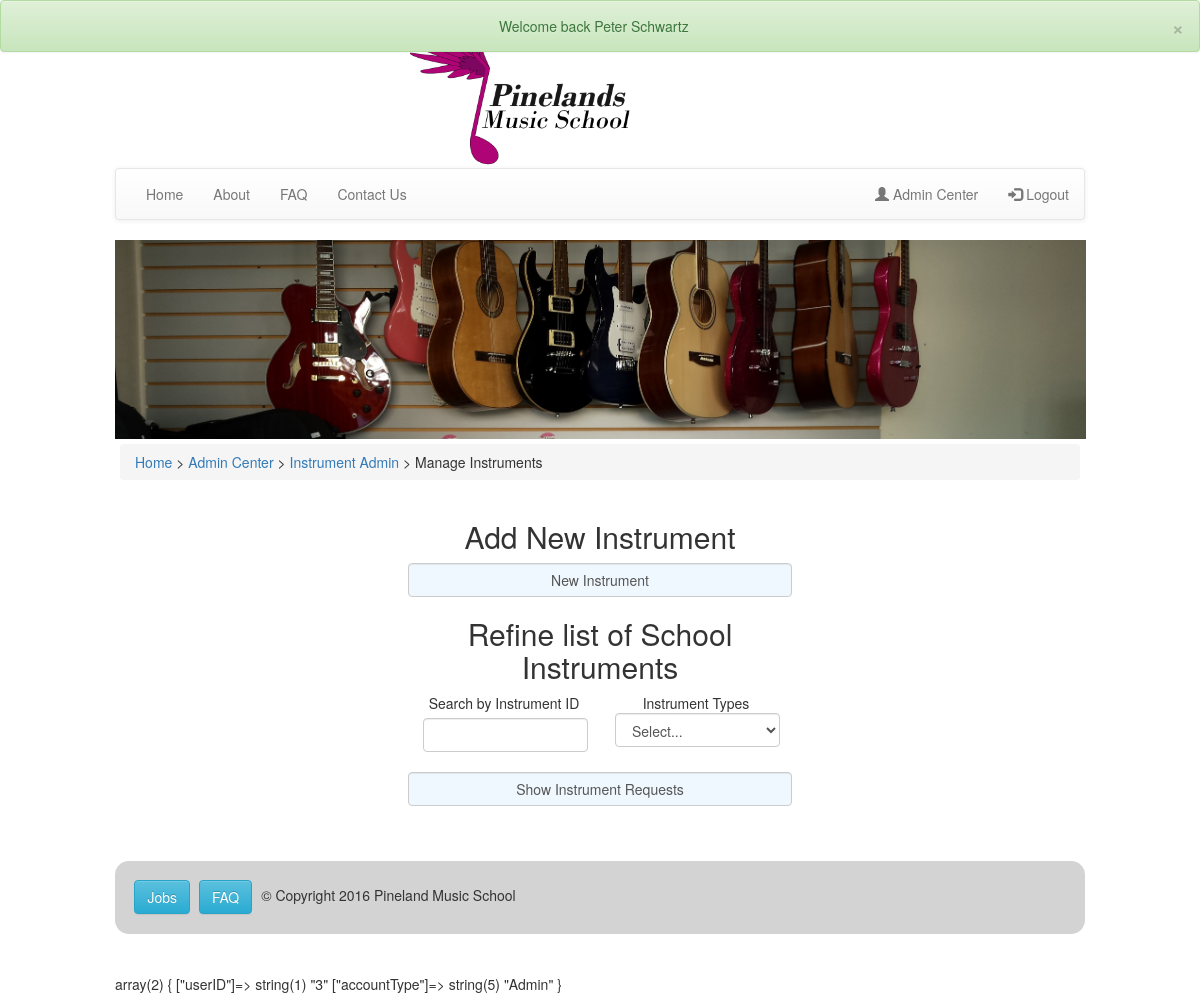
Page /pages/adminInstruments/adminInstruments.php (signed in) on the earlier database version.
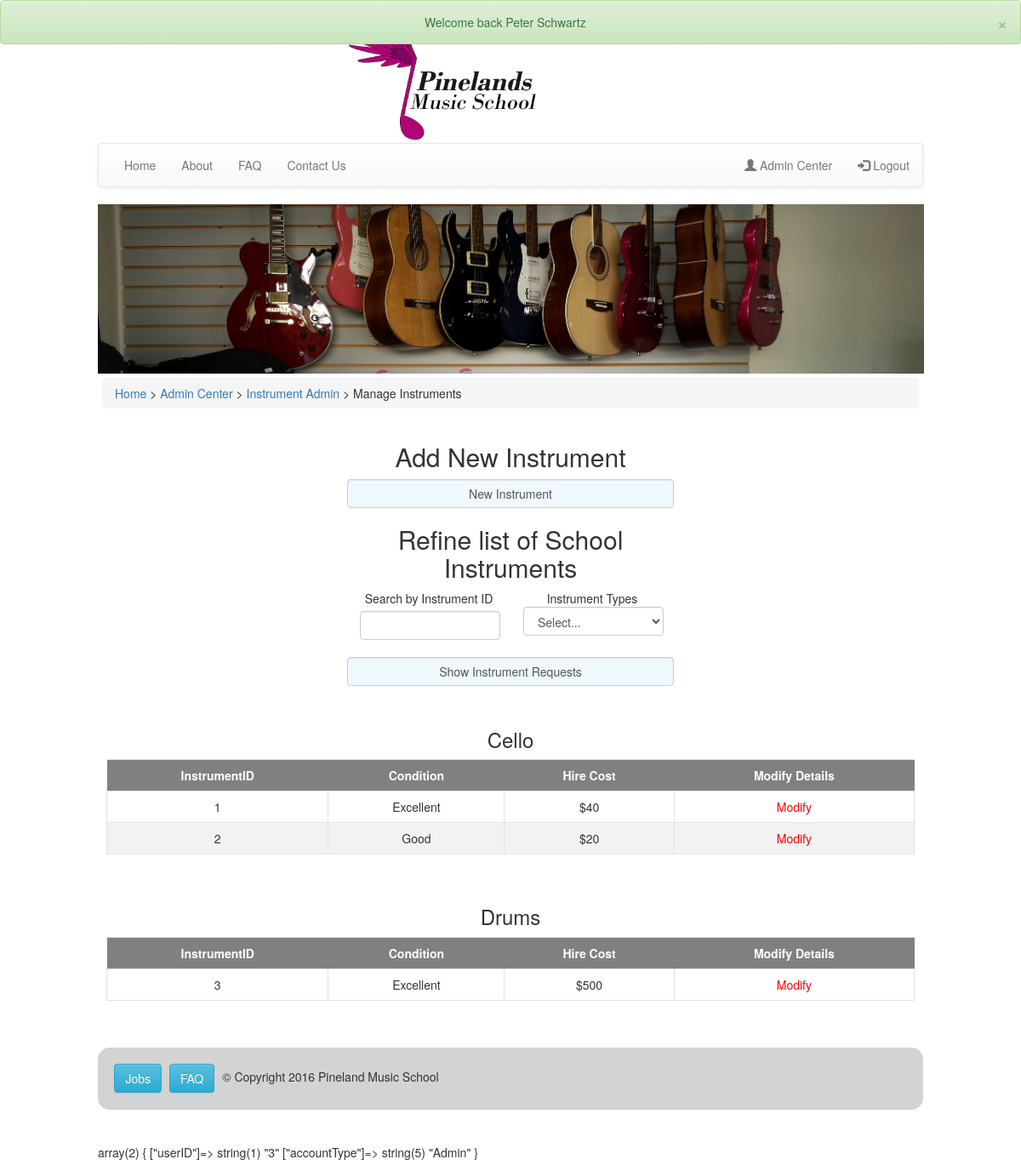
Same page on the later database version.
### tables this page shows
CREATE TABLE `schoolinstruments` (
  `schoolInstrumentID` int(11) NOT NULL,
  `instrumentTypeID` int(11) NOT NULL,
  `instrumentCondition` enum('New','Excellent','Good','Repair','Discard') NOT NULL,
  `hireCost` int(11) NOT NULL
);

### pages/adminInstruments/searchInstrument.php (the view, shortened to what this page needs)
<h2>Refine list of School Instruments</h2>
<form method="POST" action="../adminInstruments/adminInstruments.php">
    <div class="col-md-6 form-group">
        Search by Instrument ID
        <input type="text" name="schooolInstrumentID" class="form-control" pattern="[0-9]*" message="Numeric InstrumentID only">
    </div>
    <div class="col-md-6 form-group">
    Instrument Types
    <select class="form-control" name="InstrumentType">
      <option value="" disabled selected> Select... </option>
    </select>
    </div>
    <input type="submit" class="form-control" value="Show Instrument Requests"><br>
</form>

### pages/adminInstruments/adminInstruments.php (shortened to what this page needs)
<?php
include "../../inc/connect.php";
include "../../inc/header.php";
include "../../inc/nav.php";
?>
<div class="content">
<div class="breadcrumb">
            <span><a href="../home/index.php">Home</a> > <a href="../admin/admincenter.php">Admin Center</a> > <a href="../admin/instrumentsAdmin.php">Instrument Admin</a> > Manage Instruments</span>
        </div>
<div class="loginForm center-horizontal">
    <h2>Add New Instrument</h2>
    <form action="addNewInstrument.php" method="post">
        <input class="form-control" type="submit" name="NewInstrument" value="New Instrument" />
    </form>
<?php
    include "searchInstrument.php";
    echo "</div>";
    echo "<div class='content centered'>";
if (isset($_POST["schooolInstrumentID"])){
    $schooolInstrumentID = $_POST["schooolInstrumentID"];
} else {
    $schooolInstrumentID = null;
}
if (isset($_POST["InstrumentType"])){
    $instrumentType = $_POST["InstrumentType"];
} else {
    $instrumentType = null;
}
    $column = array(
        'InstrumentID' => 'schoolInstrumentID',
        'Condition' => 'instrumentCondition',
        'Hire Cost' => 'hireCost',
    );
if ($instrumentType != null){
    $instrumentTypes = array(
         0 => $instrumentType
    );
} else {
    $instrumentTypes = array();
    $sql = "SELECT * FROM instrumentNames";
    $result = mysqli_query($con,$sql);
    while($row = mysqli_fetch_array($result)) {
        array_push($instrumentTypes, $row['instrumentName']);
    }
}
foreach ($instrumentTypes as $type) {
    if ($schooolInstrumentID != null){
        $sql = "SELECT * FROM schoolinstruments INNER JOIN instrumentnames ON schoolinstruments.instrumentTypeID=instrumentnames.instrumentTypeID  WHERE schoolInstrumentID='$schooolInstrumentID' and instrumentName='$type'";
        $result = mysqli_query($con,$sql);
        $count = mysqli_num_rows($result);
    } else {
        $sql = "SELECT * FROM schoolinstruments INNER JOIN instrumentnames ON schoolinstruments.instrumentTypeID=instrumentnames.instrumentTypeID WHERE instrumentName='$type'";
        $result = mysqli_query($con,$sql);
        $count = mysqli_num_rows($result);
    }
    if ($count > 0) {
        echo "<h3>$type</h3>";
        echo "<table class='table'><tr>";
        foreach ($column as $name => $col_name) {
          echo "<th>$name</th>";
        }
        echo "<th> Modify Details </th>";
        while($row = mysqli_fetch_array($result)) {
          echo "<tr>";
          foreach ($column as $name => $col_name) {
            echo "<td>";
              if($col_name == "hireCost") {
                  echo "$";
              }
              echo $row[$col_name] . "</td>";
          }
          echo '<td><a href="modifyInstrument.php?schoolInstrumentID='.$row['schoolInstrumentID'] . '"><span class="changeAccess"> Modify </span></a></td>';
            echo '</tr>';
        }
        echo "</table><br>";
    } else if (sizeof($instrumentTypes) == 1){
        echo "<h3> No Instruments found. Search Again.";
        break;
    }
}
    ?>
</div>
</div>
<?php
include "../../inc/footer.php";
?>

Differences in the rows shown:
added schoolinstruments: schoolInstrumentID "1", instrumentCondition "Excellent", hireCost "40", shown under "Cello"
added schoolinstruments: schoolInstrumentID "2", instrumentCondition "Good", hireCost "20", shown under "Cello"
added schoolinstruments: schoolInstrumentID "3", instrumentCondition "Excellent", hireCost "500", shown under "Drums"
Other differences:
new list line: "Cello InstrumentID Condition Hire Cost Modify Details"
new list line: "Drums InstrumentID Condition Hire Cost Modify Details"
